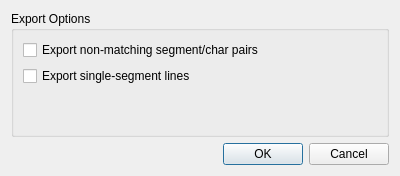
<?xml version="1.0" encoding="UTF-8"?>
<ui version="4.0">
 <class>ExportGtDialog</class>
 <widget class="QDialog" name="ExportGtDialog">
  <property name="geometry">
   <rect>
    <x>0</x>
    <y>0</y>
    <width>400</width>
    <height>176</height>
   </rect>
  </property>
  <property name="windowTitle">
   <string>Export Groundtruths...</string>
  </property>
  <property name="modal">
   <bool>true</bool>
  </property>
  <layout class="QVBoxLayout" name="verticalLayout_3">
   <item>
    <widget class="QGroupBox" name="groupBox">
     <property name="title">
      <string>Export Options</string>
     </property>
     <property name="checkable">
      <bool>false</bool>
     </property>
     <layout class="QVBoxLayout" name="verticalLayout_2">
      <item>
       <layout class="QVBoxLayout" name="verticalLayout">
        <item>
         <widget class="QCheckBox" name="exportNonMatching">
          <property name="toolTip">
           <string>The number of character segments should normally agree with the number of (non-space) characters in the groundtruth transcript.  Enable to also save those that don't match.</string>
          </property>
          <property name="text">
           <string>Export non-matching segment/char pairs</string>
          </property>
          <property name="checked">
           <bool>false</bool>
          </property>
         </widget>
        </item>
        <item>
         <widget class="QCheckBox" name="exportSingleSegment">
          <property name="toolTip">
           <string>Export lines no divider lines.  Normally this means the line hasn't been segmented.</string>
          </property>
          <property name="text">
           <string>Export single-segment lines</string>
          </property>
         </widget>
        </item>
        <item>
         <spacer name="verticalSpacer">
          <property name="orientation">
           <enum>Qt::Vertical</enum>
          </property>
          <property name="sizeHint" stdset="0">
           <size>
            <width>20</width>
            <height>40</height>
           </size>
          </property>
         </spacer>
        </item>
       </layout>
      </item>
     </layout>
    </widget>
   </item>
   <item>
    <widget class="QDialogButtonBox" name="buttonBox">
     <property name="orientation">
      <enum>Qt::Horizontal</enum>
     </property>
     <property name="standardButtons">
      <set>QDialogButtonBox::Cancel|QDialogButtonBox::Ok</set>
     </property>
    </widget>
   </item>
  </layout>
 </widget>
 <resources/>
 <connections>
  <connection>
   <sender>buttonBox</sender>
   <signal>accepted()</signal>
   <receiver>ExportGtDialog</receiver>
   <slot>accept()</slot>
   <hints>
    <hint type="sourcelabel">
     <x>248</x>
     <y>254</y>
    </hint>
    <hint type="destinationlabel">
     <x>157</x>
     <y>274</y>
    </hint>
   </hints>
  </connection>
  <connection>
   <sender>buttonBox</sender>
   <signal>rejected()</signal>
   <receiver>ExportGtDialog</receiver>
   <slot>reject()</slot>
   <hints>
    <hint type="sourcelabel">
     <x>316</x>
     <y>260</y>
    </hint>
    <hint type="destinationlabel">
     <x>286</x>
     <y>274</y>
    </hint>
   </hints>
  </connection>
 </connections>
</ui>
